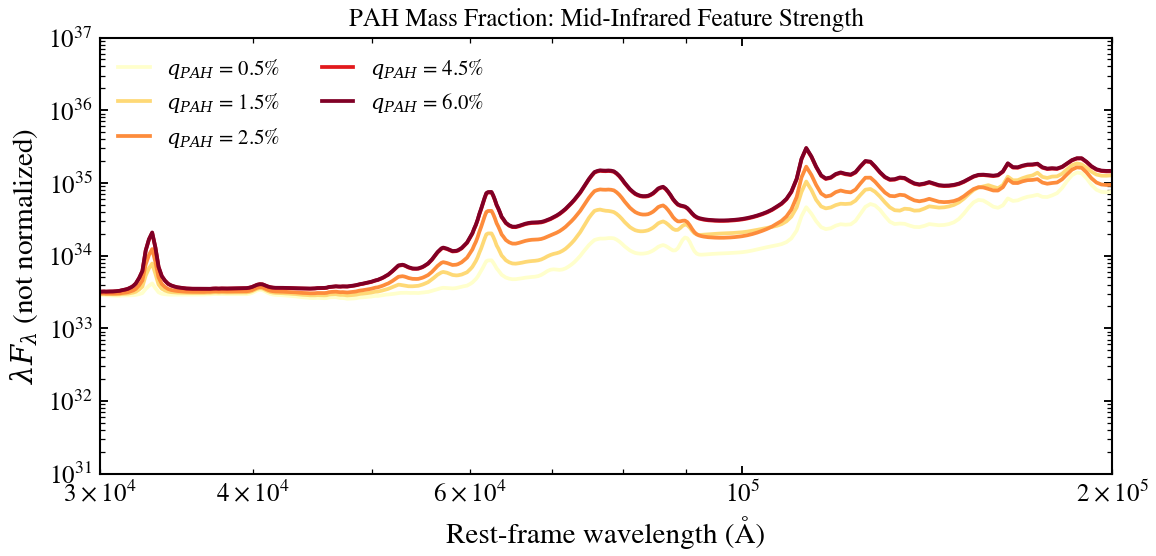

The Python source for this figure:
"""
PAH Mass Fraction (q_PAH)
==========================

The PAH mass fraction q_PAH controls the strength of polycyclic aromatic
hydrocarbon (PAH) mid-infrared emission features at 3.3, 6.2, 7.7, 8.6,
and 11.3 μm. Higher q_PAH → stronger PAH features. Range: 0.47–4.58 % for
DL07, 0.47–7.32 % for DL14.
"""

# sphinx_gallery_thumbnail_number = 1

from pathlib import Path

import jax
import matplotlib.pyplot as plt

jax.config.update("jax_enable_x64", True)

from tengri import Fixed, Model, ParamSpec, load_ssp_data
from tengri.plotting import SWEEP_CMAPS, setup_style, sweep_parameter

setup_style()


def _find_ssp():
    """Find SSP data file in standard locations."""
    name = "ssp_prsc_miles_chabrier_wNE_logGasU-3.0_logGasZ0.0.h5"
    for p in [
        Path("data") / name,
        Path("../data") / name,
        Path("../../data") / name,
        Path("../../../data") / name,
    ]:
        if p.exists():
            return str(p)
    return None


SSP_PATH = _find_ssp()
if SSP_PATH is None:
    raise FileNotFoundError("SSP data not found — skipping example")

ssp = load_ssp_data(SSP_PATH)

# --- Build model with DL07 dust emission ---
spec = ParamSpec(
    dust_emission="draine_li2007",
    sfh_tsnorm_log_peak_sfr=Fixed(1.0),
    sfh_tsnorm_peak_lbt_gyr=Fixed(1.5),
    sfh_tsnorm_width_gyr=Fixed(1.0),
    sfh_tsnorm_skew=Fixed(0.2),
    sfh_tsnorm_trunc=Fixed(3.0),
    met_logzsol=Fixed(-0.3),
    dust_tau_bc=Fixed(1.0),
    dust_tau_diff=Fixed(0.5),
    dust_slope=Fixed(-0.7),
    dust_umin=Fixed(1.0),
    dust_gamma_dl=Fixed(0.01),
    dust_qpah=Fixed(2.5),  # Will sweep this
    redshift=Fixed(0.1),
)
model = Model(spec, ssp)

# --- Sweep dust_qpah (%), zoomed to mid-IR where PAH features dominate ---
# Mid-IR zoom: 3–20 μm = 3e4 Å to 2e5 Å
values = [0.5, 1.5, 2.5, 4.5, 6.0]
fig, ax = sweep_parameter(
    model,
    "dust_qpah",
    values,
    cmap=SWEEP_CMAPS["dust"],
    label_fmt=r"$q_{{PAH}}$ = {:.1f}%",
    wave_range=(3e4, 2e5),  # 3–20 μm in Ångströms
    normalize_at=None,
)
ax.set_yscale("log")
ax.set_xscale("log")
ax.set_title("PAH Mass Fraction: Mid-Infrared Feature Strength", fontsize=12)
ax.set_ylabel(r"$\lambda F_\lambda$ (not normalized)")
plt.tight_layout()
plt.savefig("plot_qpah_sweep.png", dpi=150, bbox_inches="tight")
plt.show()
